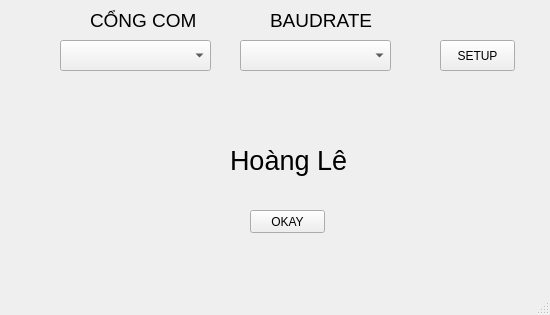
<?xml version="1.0" encoding="UTF-8"?>
<ui version="4.0">
 <class>MainWindow</class>
 <widget class="QMainWindow" name="MainWindow">
  <property name="geometry">
   <rect>
    <x>0</x>
    <y>0</y>
    <width>550</width>
    <height>315</height>
   </rect>
  </property>
  <property name="windowTitle">
   <string>MainWindow</string>
  </property>
  <widget class="QWidget" name="centralwidget">
   <widget class="QLabel" name="lab_hoagle">
    <property name="geometry">
     <rect>
      <x>230</x>
      <y>140</y>
      <width>121</width>
      <height>41</height>
     </rect>
    </property>
    <property name="font">
     <font>
      <pointsize>20</pointsize>
     </font>
    </property>
    <property name="text">
     <string>Hoàng Lê</string>
    </property>
   </widget>
   <widget class="QPushButton" name="butt_ok">
    <property name="geometry">
     <rect>
      <x>250</x>
      <y>210</y>
      <width>75</width>
      <height>23</height>
     </rect>
    </property>
    <property name="text">
     <string>OKAY</string>
    </property>
   </widget>
   <widget class="QComboBox" name="box_com">
    <property name="geometry">
     <rect>
      <x>60</x>
      <y>40</y>
      <width>151</width>
      <height>31</height>
     </rect>
    </property>
   </widget>
   <widget class="QComboBox" name="box_baud">
    <property name="geometry">
     <rect>
      <x>240</x>
      <y>40</y>
      <width>151</width>
      <height>31</height>
     </rect>
    </property>
    <property name="font">
     <font>
      <pointsize>14</pointsize>
     </font>
    </property>
   </widget>
   <widget class="QLabel" name="lab_com">
    <property name="geometry">
     <rect>
      <x>90</x>
      <y>0</y>
      <width>151</width>
      <height>41</height>
     </rect>
    </property>
    <property name="font">
     <font>
      <pointsize>14</pointsize>
     </font>
    </property>
    <property name="text">
     <string>CỔNG COM</string>
    </property>
   </widget>
   <widget class="QLabel" name="lab_baud">
    <property name="geometry">
     <rect>
      <x>270</x>
      <y>0</y>
      <width>151</width>
      <height>41</height>
     </rect>
    </property>
    <property name="font">
     <font>
      <pointsize>14</pointsize>
     </font>
    </property>
    <property name="text">
     <string>BAUDRATE</string>
    </property>
   </widget>
   <widget class="QPushButton" name="butt_setup">
    <property name="geometry">
     <rect>
      <x>440</x>
      <y>40</y>
      <width>75</width>
      <height>31</height>
     </rect>
    </property>
    <property name="text">
     <string>SETUP</string>
    </property>
   </widget>
  </widget>
  <widget class="QMenuBar" name="menubar">
   <property name="geometry">
    <rect>
     <x>0</x>
     <y>0</y>
     <width>550</width>
     <height>21</height>
    </rect>
   </property>
  </widget>
  <widget class="QStatusBar" name="statusbar"/>
 </widget>
 <resources/>
 <connections/>
</ui>
